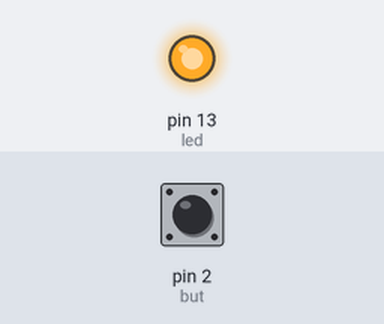
This sketch was run on a simulated Arduino Uno, built with avr-gcc and run on an emulated ATmega328P. Shown: output pins drawn as LEDs (lit = HIGH). The test bench sets the inputs (shaded band); at power-on: pin 2 (but) HIGH.

Above: at 1.2 s.
1.3 s: pin 2 (but) pulled LOW for 0.15 s
At 1.37 s:
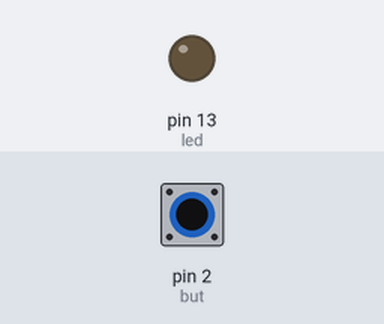
2.9 s: pin 2 (but) pulled LOW for 3.2 s
At 6.8 s:
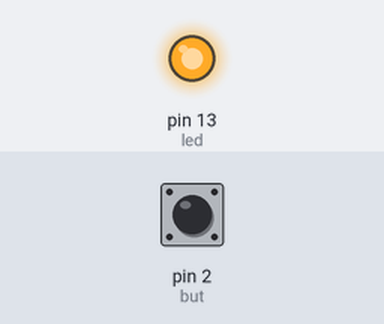
Timing chart, 0 to 8.3 s (numbered marks = the images above; inputs shaded):
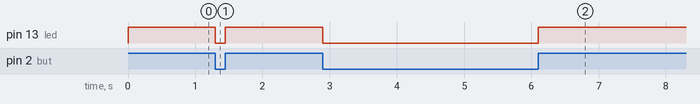

The sketch:

PushButton.ino
```cpp
const int but = 2;
const int led = 13;
int buttonstate = 0;
void setup() {
  pinMode(led, OUTPUT);
  pinMode(but, INPUT_PULLUP);
}

void loop() {
  buttonstate = digitalRead(but);
  if (buttonstate == HIGH) {
    digitalWrite(led , HIGH);
  } else {
    digitalWrite(led , LOW);
  }
}
```

Measured:
- after the input at 1.3 s, pin 13 (led): HIGH → LOW at once, → HIGH 0.15 s later
- after the input at 2.9 s, pin 13 (led): HIGH → LOW at once, → HIGH 3.2 s later
